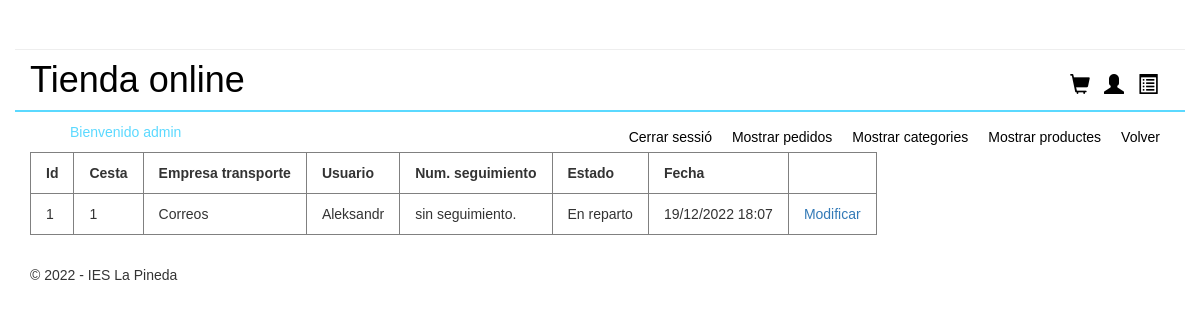
Before: /admin/admin.php?controller=Pedido&action=iniciarVistaPedidos (signed in) with the older database file.
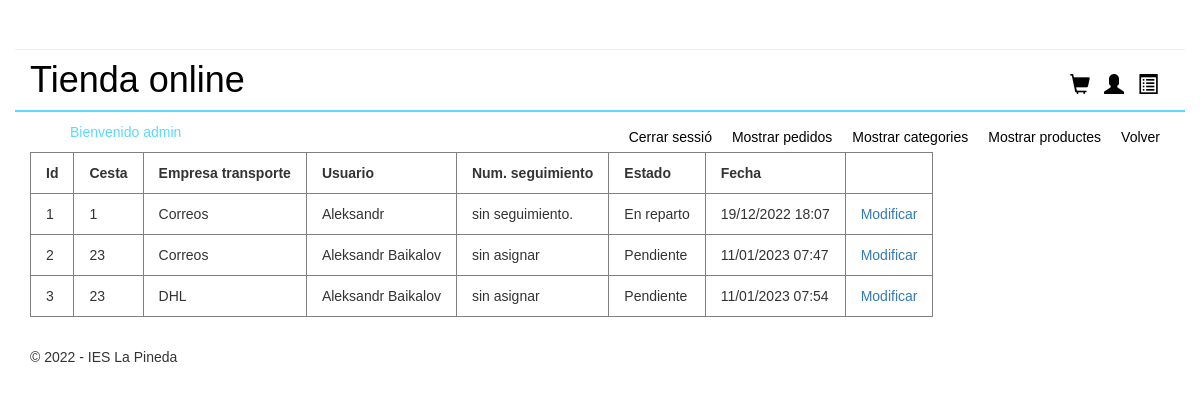
After: the same page with the newer database file.
### tables this page shows
CREATE TABLE `pedidos` (
  `id_pedido` int(11) NOT NULL,
  `fk_id_cesta` int(11) NOT NULL,
  `fk_id_empresa_transporte` int(11) NOT NULL,
  `fk_id_usuario` int(11) NOT NULL,
  `num_seguimiento` varchar(128) DEFAULT NULL,
  `estado` int(1) NOT NULL,
  `fecha` int(15) NOT NULL
);

CREATE TABLE `empresa_transporte` (
  `id_empresa_transporte` int(100) NOT NULL,
  `nombre_empresa_transporte` varchar(256) NOT NULL,
  `precio_empresa_transporte` int(10) NOT NULL
);

CREATE TABLE `usuarios` (
  `id_usuario` int(15) NOT NULL,
  `nombre` varchar(48) NOT NULL,
  `correo` varchar(48) NOT NULL,
  `telefono` varchar(14) DEFAULT NULL,
  `contraseña` varchar(256) NOT NULL,
  `direccion` varchar(124) DEFAULT NULL,
  `provincia` varchar(24) DEFAULT NULL,
  `cp` varchar(12) DEFAULT NULL
);

### admin/controllers/PedidoController.php (called while the page is built, shortened)
<?php
class PedidoController
{
    public function iniciarVistaPedidos()
    {
        require_once "./models/pedido.php";
        require_once "./models/cesta.php";
        $pedidos = new Pedido();
        $cesta = new Cesta();
        $todosLosPedidos = $cesta->mostrarPedidos();
        $transportistasArray = $pedidos->getTransportistas();
        require_once "./views/mostrarPedidos.php";
    }
}
?>

### models/database.php (called while the page is built, shortened)
<?php
class Database{
    public function __construct(){
        $servername = "localhost";
        $dbname= "botiga";
        $username = "root";
        $password = "";
		$this->db = new PDO("mysql:host=$servername;dbname=$dbname",$username, $password);
    }
}

### admin/models/cesta.php (called while the page is built, shortened)
<?php
require_once("../models/database.php");
class Cesta extends Database
{
    function mostrarPedidos()
    {
        $stmt = $this->db->prepare("SELECT * FROM pedidos");
        $pedidos = array();
        if ($stmt->execute()) {
            while ($row = $stmt->fetch(PDO::FETCH_ASSOC)) {
                $pedidos[] = $row;
            }
        }
        return $pedidos;
    }
}

### admin/models/pedido.php (called while the page is built, shortened)
<?php
require_once("../models/database.php");
class Pedido extends Database
{
    function getNombreUsuario($id)
    {
        $id_usuario = strval($id);
        $sql = "SELECT nombre FROM usuarios WHERE id_usuario = ".$id_usuario;
        $result = $this->db->query($sql);
        $row = $result->fetch(PDO::FETCH_ASSOC);
        $nombre = $row['nombre'];
        return $nombre;
    }
    function getTransportistas() {
        $sql = "SELECT * FROM empresa_transporte";
        $result = $this->db->query($sql);
        $transportistasArray = array();
        while ($row = $result->fetch(PDO::FETCH_ASSOC)) {
            $transportistasArray[] = $row;
        }
        return $transportistasArray;
    }
}

### admin/views/mostrarPedidos.php (the view, shortened to what this page needs)
<?php
if ($_SESSION['role'] == 'admin') {
    echo "<table border='1' id='tablapedidos'>";
    echo "<tr>";
    echo "<th>Id</th>";
    echo "<th>Cesta</th>";
    echo "<th>Empresa transporte</th>";
    echo "<th>Usuario</th>";
    echo "<th>Num. seguimiento</th>";
    echo "<th>Estado</th>";
    echo "<th>Fecha</th>";
    echo "</tr>";
    foreach ($todosLosPedidos as $pedido) {
        echo "<tr>";
        echo "<td>" . $pedido['id_pedido'] . "</td>";
        echo "<td>" . $pedido['fk_id_cesta'] . "</td>";
        echo "<td>";
        foreach ($transportistasArray as $transportista) {
            if ($transportista['id_empresa_transporte'] == $pedido['fk_id_empresa_transporte']) {
                echo $transportista['nombre_empresa_transporte'];
            }
        }
        echo "</td>";
        echo "<td>" . $pedidos->getNombreUsuario($pedido['fk_id_usuario']) . "</td>";
        echo "<td>" . $pedido['num_seguimiento'] . "</td>";
        echo "<td>";
        for ($i = 0; $i < 5; $i++) {
            if ($i == $pedido['estado']) {
                if ($i == 0) {
                    echo "Pendiente";
                } else if ($i == 1) {
                    echo "Enviado";
                } else if ($i == 2) {
                    echo "En reparto";
                } else if ($i == 3) {
                    echo "Entregado";
                }
            }
        }
        echo "</td>";
        $fecha = date("d/m/Y H:i", $pedido['fecha']);
        echo "<td>" . $fecha . "</td>";
        echo "<td><a href='?controller=Pedido&action=iniciarModificarPedido&id_pedido=" . $pedido['id_pedido'] . "' id='modificarpedido'>Modificar</a></td>";
        echo "</tr>";
    }
    echo "</table>";
} else {
    echo "<p>No tienes permisos para ver esta página</p>";
    header("Refresh:3; url=admin.php");
}
?>

### admin/admin.php (shortened to what this page needs)
<!DOCTYPE html>
<html lang="en">
<head>
    <link rel="stylesheet" href="../styles/style.css">
    <link rel="stylesheet" href="https://maxcdn.bootstrapcdn.com/bootstrap/3.3.7/css/bootstrap.min.css">
</head>
<body>
<?php
require_once "./views/menu.php";
if (isset($_GET['controller'])){
    $nombreController = $_GET['controller']."Controller";
}
else{
    $nombreController = "AdministradorController";
}
if(isset($_SESSION["role"])) {
    $role = $_SESSION['role'];
} else {
    $role = "";
}
if ($role != 'admin') {
    if (class_exists($nombreController)){
        $controlador = new $nombreController();
        if(isset($_GET['action'])){
            $action = $_GET['action'];
        }
        else{
            $action ="iniciarLogin";
        }
        $controlador->$action();
    }else{
        echo "No existe el controlador";
    }
} else {
    if (class_exists($nombreController)){
        $controlador = new $nombreController();
        if(isset($_GET['action'])){
            $action = $_GET['action'];
        }
        else{
            $action ="iniciarVistaProductos";
        }
        $controlador->$action();
    }else{
        echo "No existe el controlador";
    }
}
?>
</body>
</html>

### admin/views/menu.php (shortened to what this page needs)
<ul>
    <?php
    if (isset($_SESSION["role"])) {
        $role = $_SESSION['role'];
    } else {
        $role = "";
    }
    if ($role == 'admin') {
        echo "<li id='bienvenido'>Bienvenido " . $_SESSION['role']."</li>";
        echo '<li class="menuacceadmin as"> <a href="/BotigaMVCPHP/index.php">Volver</a></li>';
        echo "<li class='menuacceadmin as'> <a href= \"admin.php?controller=Administrador&action=iniciarVistaProductos\" >Mostrar productes</a></li>";
        echo "<li class='menuacceadmin as'> <a href= \"admin.php?controller=Administrador&action=iniciarVistaCategorias\" >Mostrar categories</a></li>";
        echo "<li class='menuacceadmin as'> <a href= \"admin.php?controller=Pedido&action=iniciarVistaPedidos\" >Mostrar pedidos</a></li>";
        echo "<li class='menuacceadmin as'> <a href= \"admin.php?controller=Administrador&action=cerrarSesion\"> Cerrar sessió </a></li>";
    }
    ?>
</ul>

### styles/style.css (style rules this page uses)
* { font-family: Verdana, Geneva, Tahoma, sans-serif; }
h1 { font-family: Verdana, Geneva, sans-serif; font-size: 24px; font-style: normal; font-variant: normal; font-weight: 700; line-height: 26.4px; }
h1 a { text-decoration: none; color: black; }
.col-md-12 { border-bottom: 2px solid #5bd9ff; }
.pull-right { margin: 30px 5px 5px 5px; width: 100px; height: 30px; }
.glyphicon-shopping-cart { padding: 3px 5px 5px 5px; color: black; font-size: 20px; }
.glyphicon-user { padding: 3px 5px 5px 5px; color: black; font-size: 20px; }
.glyphicon-list-alt { padding: 3px 5px 5px 5px; color: black; font-size: 20px; }
.menuacceadmin { list-style: none; padding: 5px 10px 5px 10px; float: right; color: black; }
.as { margin-top: -20px; }
.menuacceadmin a { color: black; }
#bienvenido { margin-top: 10px; list-style: none; color: #5bd9ff; }
#tablapedidos tr th { padding: 10px 15px 10px 15px; }
#tablapedidos tr td { padding: 10px 15px 10px 15px; }
footer { text-align: center; height: 30px; margin-top: 30px; }

Changed rows visible on the page:
added pedidos: id_pedido "2", fk_id_cesta "23", fk_id_usuario.nombre "Aleksandr Baikalov", num_seguimiento "sin asignar", estado "Pendiente", fecha "11/01/2023 07:47", empresa_transporte (nombre_empresa_transporte "Correos")
added pedidos: id_pedido "3", fk_id_cesta "23", fk_id_usuario.nombre "Aleksandr Baikalov", num_seguimiento "sin asignar", estado "Pendiente", fecha "11/01/2023 07:54"
now on this page (row unchanged): empresa_transporte: nombre_empresa_transporte "DHL", shown under "3"
